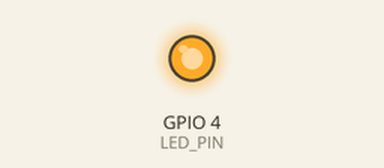
A sketch run on a simulated ESP32. Parts: output pins drawn as LEDs (lit = HIGH). WiFi joins after 1.5 s; servers stay silent unless stated; what the sketch prints to the serial monitor is not drawn.

Above: at 5.0 s.
At 7.5 s:
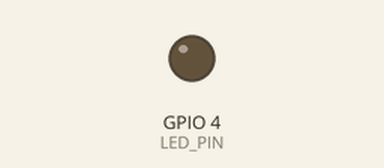
Timing chart, 0 to 9.1 s (numbered marks = the images above):
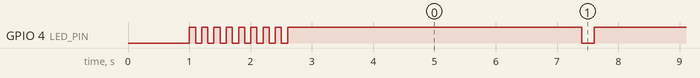

The sketch:

test_cam1.ino
```cpp
#include <WiFi.h>

// Wi-Fi Credentials
const char* ssid = "THOTTUNGAL4G";
const char* password = "shamil927";

// Onboard Flash LED Pin for ESP32-CAM (AI-Thinker)
#define LED_PIN 4

void setup() {
  pinMode(LED_PIN, OUTPUT);
  digitalWrite(LED_PIN, LOW); // LED Off initially

  Serial.begin(115200);
  delay(1000);

  Serial.println("\n--- ESP32-CAM Wi-Fi Test ---");
  Serial.printf("Connecting to %s\n", ssid);

  WiFi.mode(WIFI_STA);
  WiFi.begin(ssid, password);

  // Fast blink while attempting to connect
  int attempts = 0;
  while (WiFi.status() != WL_CONNECTED && attempts < 30) { // Timeout after ~15 seconds
    digitalWrite(LED_PIN, HIGH);
    delay(100);
    digitalWrite(LED_PIN, LOW);
    delay(100);
    Serial.print(".");
    attempts++;
  }

  if (WiFi.status() == WL_CONNECTED) {
    digitalWrite(LED_PIN, HIGH); // Solid ON for successful connection
    Serial.println("\nConnected successfully!");
    Serial.print("IP Address: ");
    Serial.println(WiFi.localIP());
  } else {
    digitalWrite(LED_PIN, LOW);
    Serial.println("\nFailed to connect to Wi-Fi!");
  }
}

void loop() {
  if (WiFi.status() == WL_CONNECTED) {
    // Solid ON with a short pulse every 5 seconds to signal connection
    digitalWrite(LED_PIN, HIGH);
    Serial.printf("Connected | IP: %s | RSSI: %d dBm\n",
                  WiFi.localIP().toString().c_str(),
                  WiFi.RSSI());
    delay(4800);
    digitalWrite(LED_PIN, LOW);
    delay(200);
  } else {
    // Slow blink if disconnected
    Serial.println("Wi-Fi Disconnected!");
    for (int i = 0; i < 5; i++) {
      digitalWrite(LED_PIN, HIGH);
      delay(500);
      digitalWrite(LED_PIN, LOW);
      delay(500);
    }
  }
}
```

Measured:
- by itself, GPIO 4 (LED_PIN): goes 7 × (LOW 0.10 s, HIGH 0.10 s), LOW 0.10 s, 25 × (HIGH 4.8 s, LOW 0.20 s), then HIGH
